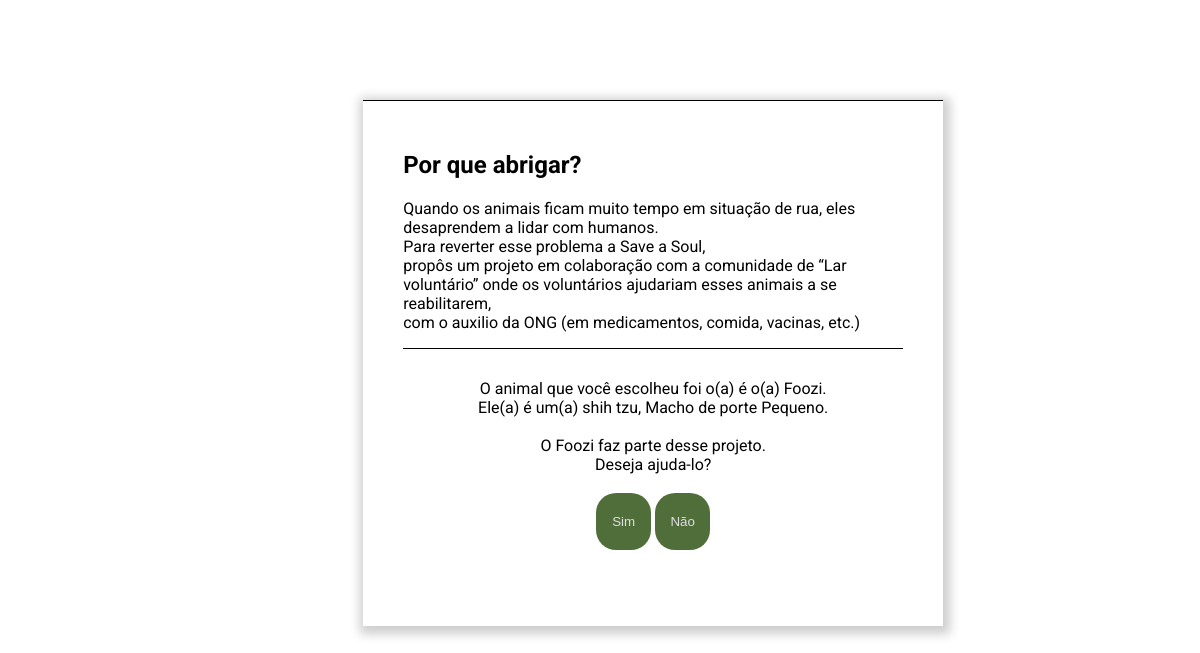
Screenshot of /funcoes/abrigo/lar.php?&codigo=2 (signed in) with the database file from the repository.
### tables this page shows
CREATE table animal (
    id_ani INT PRIMARY KEY NOT NULL AUTO_INCREMENT,
    nome_ani  VARCHAR(30),
    raca VARCHAR(50),
    porte VARCHAR(30),
    sexo VARCHAR(20),
    img_ani VARCHAR(100), 
	status VARCHAR(15),
	modalidade VARCHAR(20)

);

### funcoes/abrigo/lar.php (the view, shortened to what this page needs)
<!DOCTYPE html>
<html lang="en">
<head>
</head>
<body>
<div class='sobre-produto'>
<?php
    include_once("../../conexaoBD.php");
    echo "  <div class='img'>
    <H2> Por que abrigar?</H2>
    <p>
    Quando os animais ficam muito tempo em situação de rua, eles desaprendem a lidar com humanos.<br>
    Para reverter esse problema a Save a Soul,<br>
     propôs um projeto em colaboração com a comunidade de
    “Lar voluntário” onde os voluntários ajudariam esses animais a se reabilitarem,
    <br>com o auxilio da ONG
    (em medicamentos, comida, vacinas, etc.)
    </p>
        </div>
        ";
        echo "  <div class='info-prod'> ";
    $id = $_SESSION['id_ani'];
    $sql= "SELECT * FROM animal where id_ani = $id";
    $instrucao = mysqli_query($conexao,$sql);
    foreach ($instrucao as $exibe)
    {
        $nome = $exibe['nome_ani'];
        $raca = $exibe['raca'];
        $porte = $exibe['porte'];
        $sexo = $exibe['sexo'];
        echo "   O animal que você escolheu foi o(a) é o(a) $nome. <br> Ele(a) é um(a) $raca,  $sexo de porte $porte.
      <br><br>"; echo "
                O $nome faz parte desse projeto. <BR>Deseja ajuda-lo?<br><br>
                <button><a href='abrigo.php?codigo=$id'> Sim</a></button>
                <button> <a href='../../adm/animais/listagem/grade.php'>Não</a></button>
            </p>";
    }
?>   </div></div>

### funcoes/abrigo/lar.php (style rules this page uses)
body { font-family:'Roboto'; }
.sobre-produto { width: 500px; margin-top: 100pX; margin-left: 30%; box-shadow:2px 3px 10px 5px rgba(0, 0, 0, 0.2); border-top:1px solid black; padding: 30px 40px; }
.info-prod { border-top: 1px solid black; margin-top: auto; padding:30px; text-align:center; font-family:'Roboto'; color: black; }
a { color: hsl(257, 11%, 88%); text-decoration: none; }
button { height: 57px; width: 55px; border: none; border-radius:20px ; background-color:#506e3a ; }

### rows the page displays
animal: nome_ani "Foozi", raca "shih tzu", sexo "Macho", porte "Pequeno"
